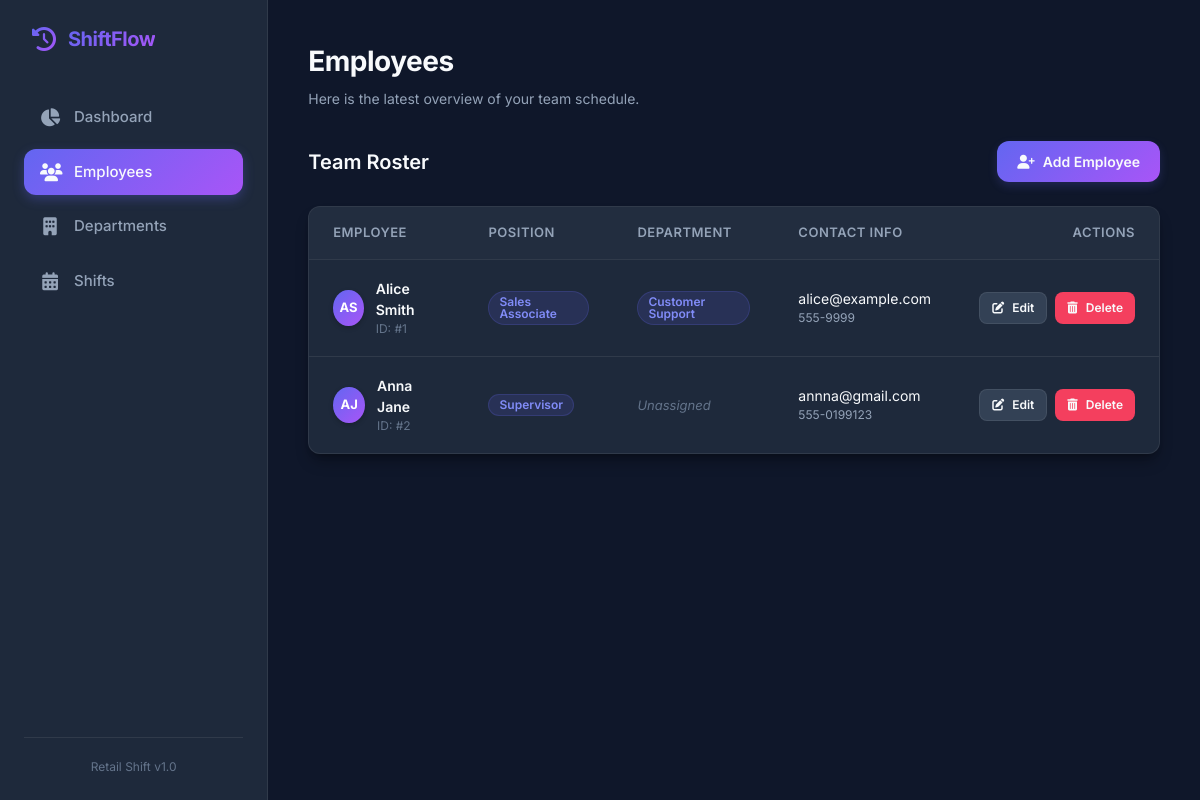
The page /employees on the database its author committed.
### tables this page shows
CREATE TABLE employees(

        employee_id INTEGER PRIMARY KEY AUTOINCREMENT,

        first_name TEXT NOT NULL,

        last_name TEXT NOT NULL,

        phone TEXT,

        email TEXT,

        position TEXT

    , department_id INTEGER REFERENCES departments(department_id));

CREATE TABLE departments(
        department_id INTEGER PRIMARY KEY AUTOINCREMENT,
        name TEXT NOT NULL UNIQUE,
        description TEXT,
        required_employees_per_day REAL NOT NULL
    );

### app.py (the view)
@app.route("/employees")
def employees():
    conn = db()
    data = conn.execute("""
        SELECT employees.*, departments.name as department_name
        FROM employees
        LEFT JOIN departments ON employees.department_id = departments.department_id
    """).fetchall()
    return render_template("employees.html", employees=data)

### app.py (called while the page is built)
def db():
    conn = sqlite3.connect(
        "retail_shift_management.db"
    )
    conn.row_factory = sqlite3.Row
    return conn

### templates/employees.html (shortened to what this page needs)
{% extends "base.html" %}
{% block header_title %}Employees{% endblock %}
{% block content %}
<div class="header-actions">
    <span class="page-title">Team Roster</span>
    <a href="/add_employee" class="btn btn-primary">
        <i class="fa-solid fa-user-plus"></i> Add Employee
    </a>
</div>
{% if employees %}
<div class="table-container">
    <div class="table-responsive">
        <table class="custom-table">
            <thead>
                <tr>
                    <th>Employee</th>
                    <th>Position</th>
                    <th>Department</th>
                    <th>Contact Info</th>
                    <th style="text-align: right;">Actions</th>
                </tr>
            </thead>
            <tbody>
                {% for e in employees %}
                <tr>
                    <td>
                        <div class="employee-avatar-name">
                            <div class="avatar-placeholder">
                                {{ e.first_name[0] | upper }}{{ e.last_name[0] | upper }}
                            </div>
                            <div>
                                <div class="employee-name">{{ e.first_name }} {{ e.last_name }}</div>
                                <div style="font-size: 12px; color: var(--text-muted);">ID: #{{ e.employee_id }}</div>
                            </div>
                        </div>
                    </td>
                    <td>
                        <span class="badge badge-position">{{ e.position }}</span>
                    </td>
                    <td>
                        {% if e.department_name %}
                            <span class="badge badge-dept" style="background-color: rgba(99, 102, 241, 0.15); color: #818cf8; border: 1px solid rgba(99, 102, 241, 0.2);">{{ e.department_name }}</span>
                        {% else %}
                            <span style="color: var(--text-muted); font-style: italic; font-size: 13px;">Unassigned</span>
                        {% endif %}
                    </td>
                    <td>
                        <div style="font-size: 14px;">{{ e.email }}</div>
                        <div style="font-size: 12px; color: var(--text-secondary);">{{ e.phone }}</div>
                    </td>
                    <td>
                        <div class="btn-group" style="justify-content: flex-end;">
                            <a href="/edit_employee/{{ e.employee_id }}" class="btn btn-secondary btn-sm">
                                <i class="fa-solid fa-pen-to-square"></i> Edit
                            </a>
                            <a href="/delete_employee/{{ e.employee_id }}" class="btn btn-danger btn-sm" onclick="return confirm('Are you sure you want to delete this employee?');">
                                <i class="fa-solid fa-trash-can"></i> Delete
                            </a>
                        </div>
                    </td>
                </tr>
                {% endfor %}
            </tbody>
        </table>
    </div>
</div>
{% endif %}
{% endblock %}

### templates/base.html (shortened to what this page needs)
<!DOCTYPE html>
<html lang="en">
<head>
    <link rel="stylesheet" href="/static/style.css">
    <link rel="stylesheet" href="https://cdnjs.cloudflare.com/ajax/libs/font-awesome/6.4.0/css/all.min.css">
</head>
<body>
    <div class="app-container">
        <aside class="sidebar">
            <div class="sidebar-brand">
                <i class="fa-solid fa-clock-rotate-left brand-icon"></i>
                <span class="brand-text">ShiftFlow</span>
            </div>
            <nav class="sidebar-menu">
                <a href="/" class="menu-item {% if request.path == '/' %}active{% endif %}">
                    <i class="fa-solid fa-chart-pie menu-icon"></i>
                    <span>Dashboard</span>
                </a>
                <a href="/employees" class="menu-item {% if '/employee' in request.path %}active{% endif %}">
                    <i class="fa-solid fa-users menu-icon"></i>
                    <span>Employees</span>
                </a>
                <a href="/departments" class="menu-item {% if '/department' in request.path %}active{% endif %}">
                    <i class="fa-solid fa-building menu-icon"></i>
                    <span>Departments</span>
                </a>
                <a href="/shifts" class="menu-item {% if '/shift' in request.path %}active{% endif %}">
                    <i class="fa-solid fa-calendar-days menu-icon"></i>
                    <span>Shifts</span>
                </a>
            </nav>
            <div class="sidebar-footer">
                <p class="footer-text">Retail Shift v1.0</p>
            </div>
        </aside>
        <main class="main-content">
            <header class="top-bar">
                <div class="welcome-msg">
                    <h2>{% block header_title %}Welcome back!{% endblock %}</h2>
                    <p class="subtitle">Here is the latest overview of your team schedule.</p>
                </div>
            </header>
            <div class="content-body">
                {% block content %}{% endblock %}
            </div>
        </main>
    </div>
</body>
</html>

### rows shown on the page
employees: first_name "A", last_name "S", first_name "Alice", last_name "Smith", employee_id "1", position "Sales Associate", department_name "Customer Support", email "alice@example.com", phone "555-9999"
employees: first_name "A", last_name "J", first_name "Anna", last_name "Jane", employee_id "2", position "Supervisor", shows "Unassigned", email "annna@gmail.com", phone "555-0199123"
